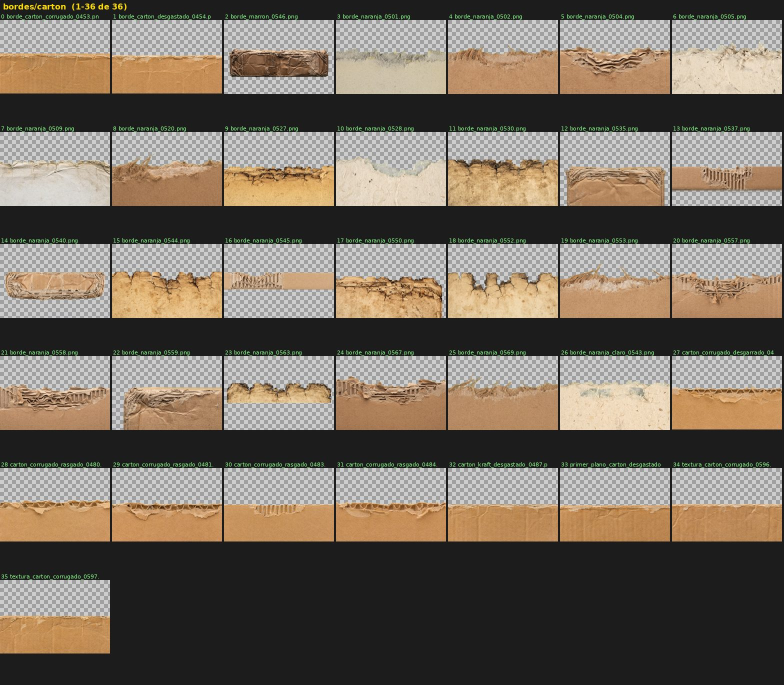
#> input picture hojas/bordes__carton.jpg, 1568 x 1370 px (shown at 1/2 size)
$ python -i hojas_salida.py   (imports and definitions only)
#> lines starting #> are read from the running program, lines starting #| are printed output that depends on the picture
#!/usr/bin/env python3
"""Hojas de contactos de la biblioteca por carpeta (transparencias sobre damero; tileables repetidos 2x2).
Uso: python3 hojas_salida.py DESTINO DIR_HOJAS [prefijo_carpeta]  -> DIR_HOJAS/<carpeta>.jpg (+ _2, _3…)"""
import sys, os, glob
from PIL import Image, ImageDraw, ImageFont
Image.MAX_IMAGE_PIXELS = None
# [1 line that did not run here, left out]
PRE = sys.argv[3] if len(sys.argv) > 3 else ''
T = 220; COLS = 7; PER = 42
# [1 line not run here, left out]
try:
    F = ImageFont.truetype('/usr/share/fonts/truetype/dejavu/DejaVuSans.ttf', 11)
    FB = ImageFont.truetype('/usr/share/fonts/truetype/dejavu/DejaVuSans-Bold.ttf', 16)
except Exception:
    F = FB = None


def checker(w, h, s=8):
    im = Image.new('RGB', (w, h), (205, 205, 205)); d = ImageDraw.Draw(im)
    for y in range(0, h, s):
        for x in range((y // s % 2) * s, w, 2 * s):
            d.rectangle([x, y, x + s - 1, y + s - 1], fill=(160, 160, 160))
    return im


def thumb(p, tile=False):
#> called with p = '../hojas/bordes__carton.jpg', tile = False
    im = Image.open(p); im.draft('RGB', (T * 2, T * 2))
#> in thumb, im is the input picture: PIL image 1568x1370 RGB; mean R, G, B 115.8, 105.6, 93.3
    if tile:
        im = im.convert('RGB'); im.thumbnail((T // 2, T // 2))
        t = Image.new('RGB', (im.width * 2, im.height * 2))
        for i in range(2):
            for j in range(2):
                t.paste(im, (i * im.width, j * im.height))
        return t
    im.thumbnail((T, T - 16))
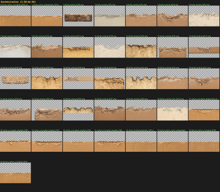
#> im: PIL image 220x192 RGB; mean R, G, B 115.8, 105.6, 93.2
    if im.mode in ('RGBA', 'LA'):
        im = im.convert('RGBA'); bg = checker(im.width, im.height); bg.paste(im, (0, 0), im); return bg
    return im.convert('RGB')


# [2 lines that did not run here, left out]
# [21 lines not run here, left out]

>>> result = thumb('../hojas/bordes__carton.jpg')

$ run again, on hojas/imperfecciones__mecano.jpg
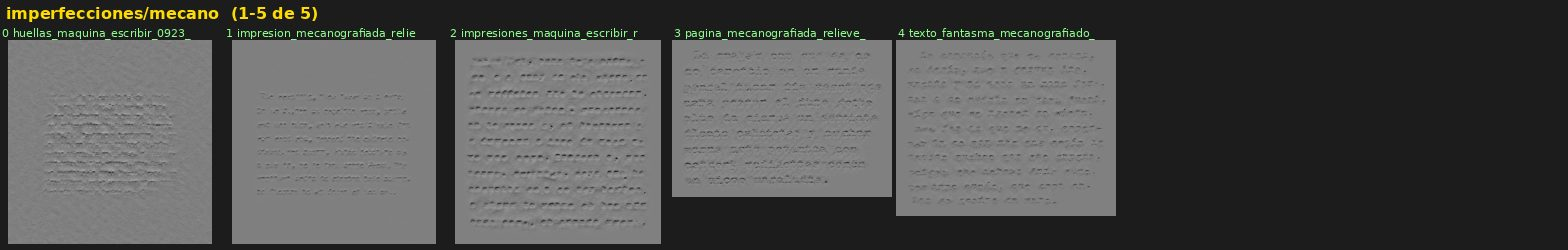
#> input picture hojas/imperfecciones__mecano.jpg, 1568 x 250 px
#> in thumb, im is the input picture: PIL image 1568x250 RGB; mean R, G, B 79.7, 80.2, 78.8
#> in thumb, `im.thumbnail((T, T - 16))`:
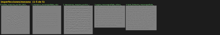
#> im: PIL image 220x35 RGB; mean R, G, B 79.6, 80.1, 78.8

$ run again, on hojas/manchas__goteos__lagrima_2.jpg
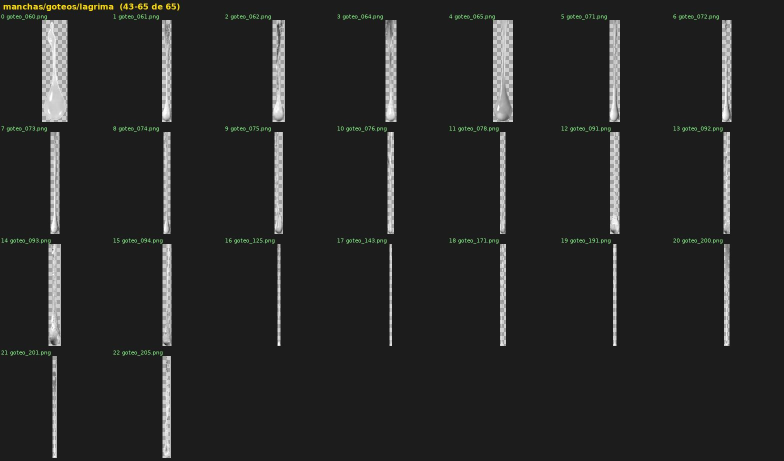
#> input picture hojas/manchas__goteos__lagrima_2.jpg, 1568 x 922 px (shown at 1/2 size)
#> in thumb, im is the input picture: PIL image 1568x922 RGB; mean R, G, B 37.8, 38.2, 37.6
#> in thumb, `im.thumbnail((T, T - 16))`:
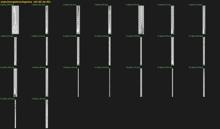
#> im: PIL image 220x129 RGB; mean R, G, B 37.8, 38.2, 37.6

$ run again, on hojas/manchas__goteos__seca.jpg
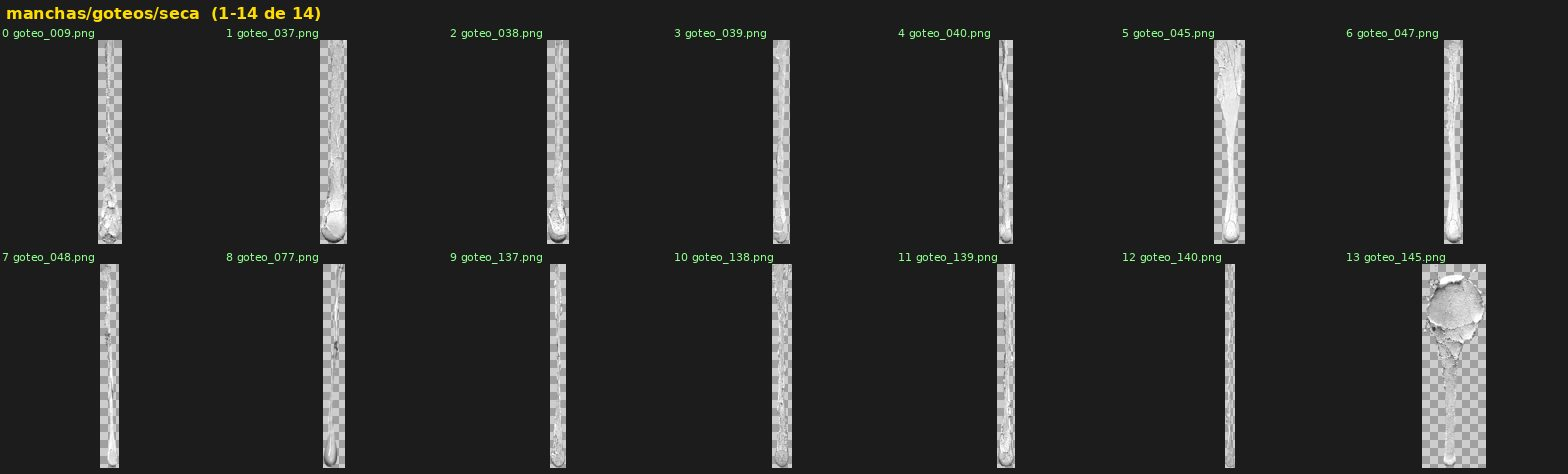
#> input picture hojas/manchas__goteos__seca.jpg, 1568 x 474 px
#> in thumb, im is the input picture: PIL image 1568x474 RGB; mean R, G, B 43.2, 43.6, 42.8
#> in thumb, `im.thumbnail((T, T - 16))`:
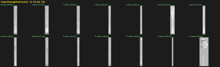
#> im: PIL image 220x67 RGB; mean R, G, B 43.2, 43.6, 42.8
